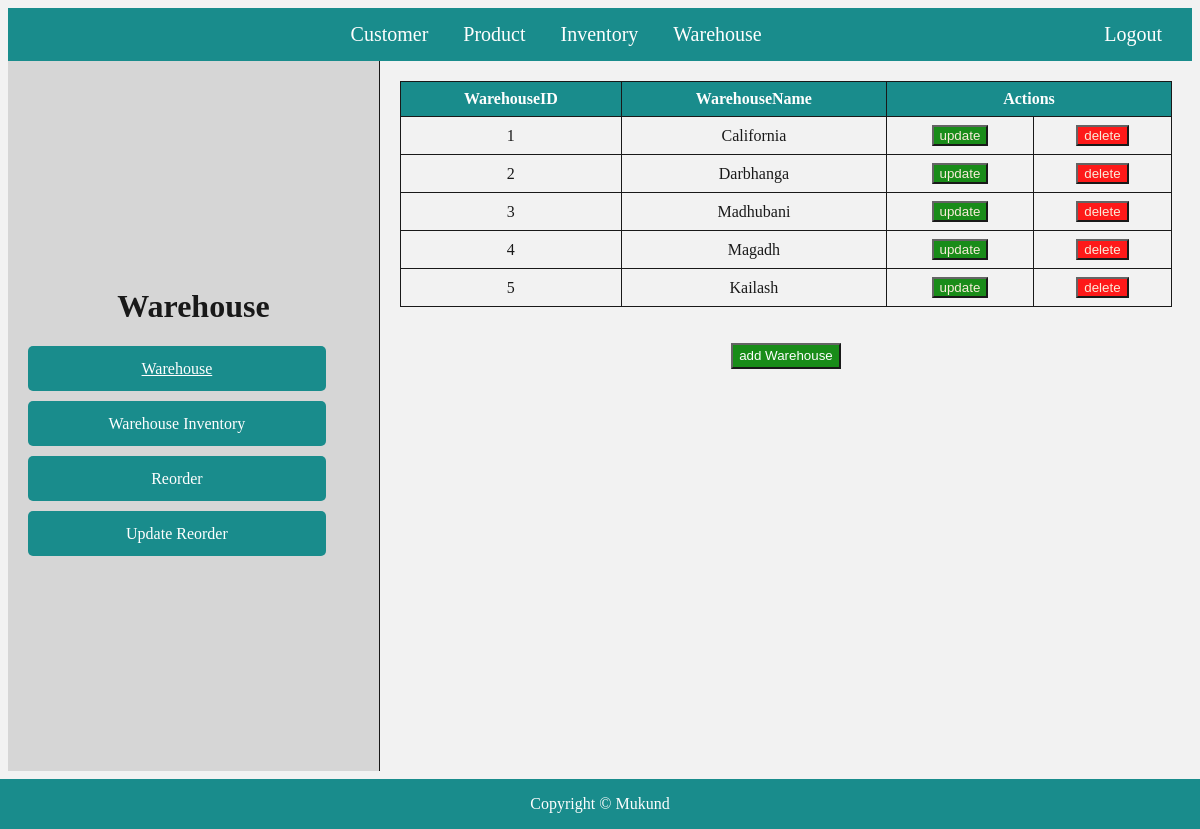
Screenshot of /admin/warehouse/location.php with the database file from the repository.
### tables this page shows
CREATE TABLE Warehouses (
    WarehouseID INT AUTO_INCREMENT PRIMARY KEY,
    Location VARCHAR(255)
);

### admin/warehouse/location.php (the view, shortened to what this page needs)
<!DOCTYPE html>
<html>
<head>
    <link rel="stylesheet" href="admindashboard.css">
    <link rel="stylesheet" href="customer.css">
    <link rel="stylesheet" href="table.css">
</head>
<body>
<div class="navbar">
    <a href="../customer/customer.php">Customer</a>
        <a href="../product/product.php">Product</a>
        <a href="../inventory/inventory.php">Inventory</a>
        <a href="warehouse.php">Warehouse</a>
        <a href="logout.php" class="logout">Logout</a>
    </div>
    <div class="main">
    <div class="sidebar">
            <h1 style="display: block; text-align: center;">Warehouse</h1>
            <a href="location.php" class="active">Warehouse</a>
            <a href="warehouseinventory.php">Warehouse Inventory</a>
            <a href="reorder.php">Reorder</a>
            <a href="updatereorder.php">Update Reorder</a>
        </div>
        <div class="content">
            <?php include "connection.php";?>
            <table>
                <tr>
                    <th>WarehouseID</th>
                    <th>WarehouseName</th>
                    <th colspan="2">Actions</th>
                </tr>
            <?php
                $query="select * from Warehouses";
                $data=mysqli_query($con,$query);
                $result=mysqli_num_rows($data);
                if($result){
                 while($row=mysqli_fetch_array($data)){
                 ?>
                 <tr>
                    <td><?php echo $row['WarehouseID']?></td>
                    <td><?php echo $row['Location']?></td>
                    <td><button id="update"><a href="updateWarehouse.php?WarehouseID=<?php echo $row['WarehouseID']; ?>">update</a></button></td>
                    <td><button id="delete"><a onclick="return confirm('are you sure you want to delete this Warehouse.')" href="deleteWarehouse.php?WarehouseID=<?php echo $row['WarehouseID']; ?>">delete</a></button></td>
                </tr>
                 <?php
                 }
                }
                else
            {
            ?>
             <tr>
                <td>No record found</td>
             </tr>
             <?php
             }
           ?>
            </table>
            <br><br>
            <center>
            <button id="add"><a href="addWarehouse.php">add Warehouse</a></button>
           </center>
    </div>
    </div>
    <div class="footer">
        <p>Copyright © Mukund</p>
    </div>
</body>
</html>

### admin/warehouse/admindashboard.css (style rules this page uses)
body { background-color: #f2f2f2; opacity: 0.9; z-index: -1; }
.navbar { background-color: #008080; color: white; padding: 15px; text-align: center; font-size: 20px; }
.navbar a { color: white; text-decoration: none; margin: 0 15px; }
.logout { color: red; float: right; }
.main { display: flex; justify-content: space-around; padding: 0px; padding-bottom: 50px; }
.sidebar { width: 30%; border-right: 1px solid #000; padding: 20px; height: calc(100vh - 130px); background-color: #d3d3d3; }
.content { width: 70%; padding: 20px; }
.footer { position: fixed; left: 0; bottom: 0; width: 100%; background-color: #008080; color: white; text-align: center; }

### admin/warehouse/customer.css (style rules this page uses)
.sidebar { width: 30%; border-right: 1px solid #000; display: flex; flex-direction: column; justify-content: center; padding: 20px; height: calc(100vh - 130px); background-color: #d3d3d3; }
.sidebar a { display: block; width: 90%; border: none; text-align: center; text-decoration: none; border-radius: 5px; padding: 0px; margin-bottom: 10px; background-color: #008080; color: white; cursor: pointer; line-height: 45px; }

### admin/warehouse/table.css (style rules this page uses)
table { width: 100%; border-collapse: collapse; }
th { background-color: #008080; color: white; }
td, th { border: 1px solid #000; padding: 8px; text-align: center; }

### admin/warehouse/location.php (style rules this page uses)
.active { text-decoration : underline !important; }
#update { background-color: green; }
#delete { background-color: red; }
#update a,#delete a { color: antiquewhite; text-decoration: none; }
#add { background-color: green; cursor: pointer; }
#add a { color: white !important; text-decoration: none !important; line-height:20px; cursor: pointer; }

### rows the page displays
warehouses: WarehouseID "1", Location "California"
warehouses: WarehouseID "2", Location "Darbhanga"
warehouses: WarehouseID "3", Location "Madhubani"
warehouses: WarehouseID "4", Location "Magadh"
warehouses: WarehouseID "5", Location "Kailash"
